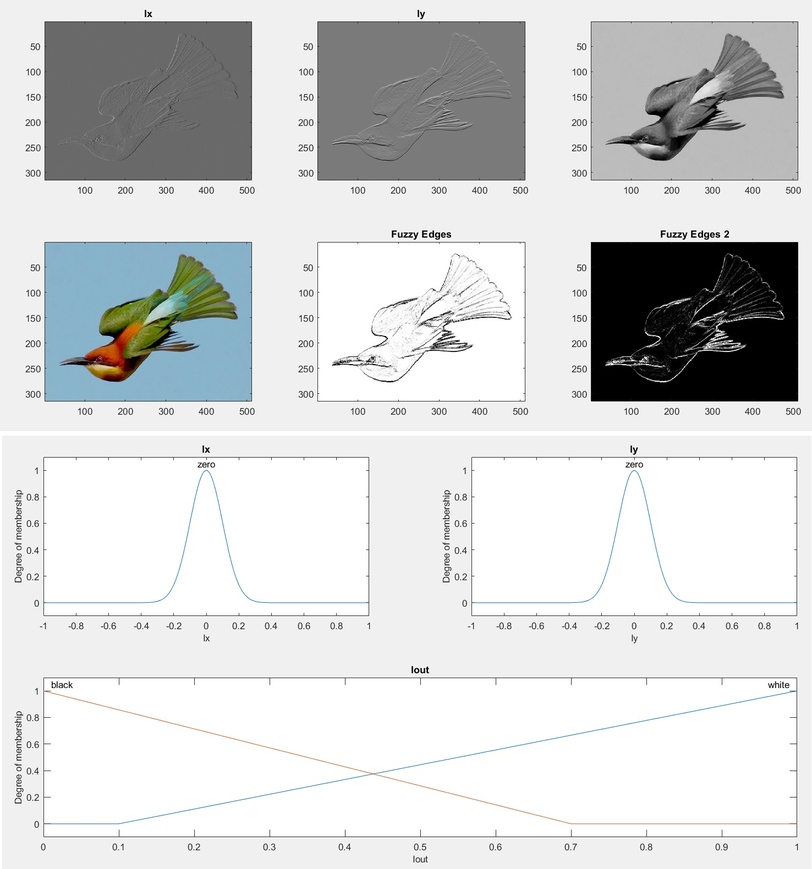
%> input picture Fuzzy Edge Detection.jpg, 812 x 869 px, shrunk from 1476 x 1580 before the run
$ octave --eval "result = fuzzyedge(imread('Fuzzy Edge Detection.jpg'));"   (GNU Octave 9; MATLAB toolbox functions it lacks are replaced by stand-ins)
%> lines starting %> are read from the running program, lines starting %| are printed output that depends on the picture
function [Ieval,Irgb]=fuzzyedge(Irgb)
warning('off');
Irgb = Irgb;
%> Irgb is the input picture: size 869x812x3 uint8; mean R, G, B 210.8, 212.3, 212.5
% Use the standard NTSC conversion formula to calculate the effective luminance of each pixel.
Igray = 0.2989*Irgb(:,:,1)+0.5870*Irgb(:,:,2)+0.1140*Irgb(:,:,3);
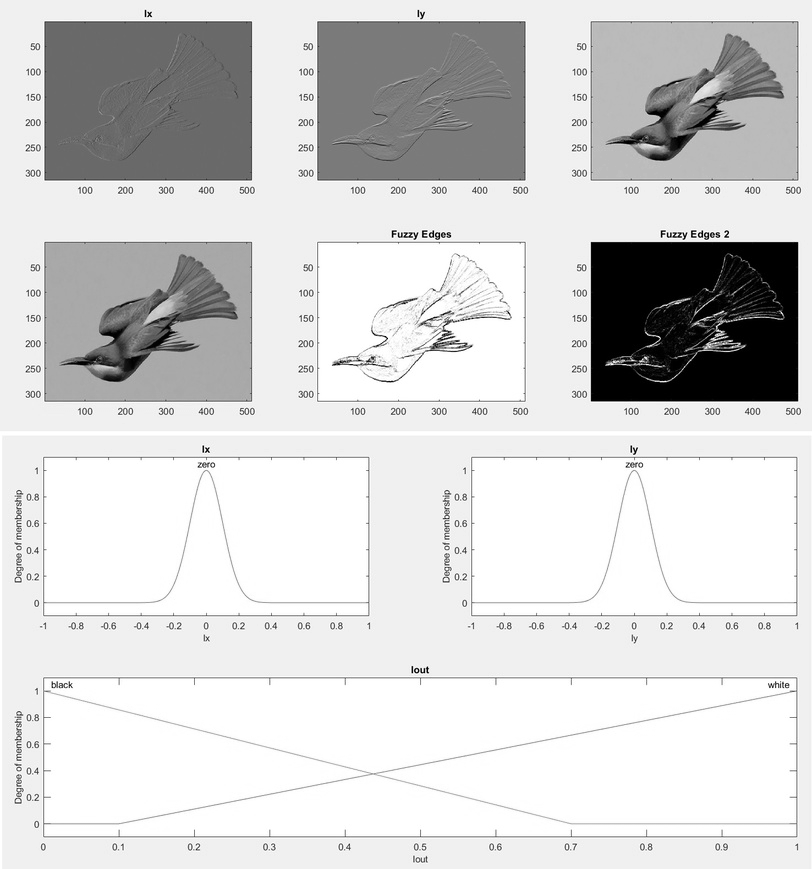
%> Igray: size 869x812 uint8; min 0, max 255, mean 211.8

% The Fuzzy Logic Toolbox operates on double-precision numbers only.
I = double(Igray);
% Scale I so that its elements are in the [0 1] range.
classType = class(Igray);
%> classType = 'uint8'
scalingFactor = double(intmax(classType));
%> scalingFactor = 255
I = I/scalingFactor;
% Obtain Image Gradient
% The fuzzy logic edge-detection algorithm for this example relies on the image gradient
Gx = [-1 1];
Gy = Gx';
Ix = conv2(I,Gx,'same');
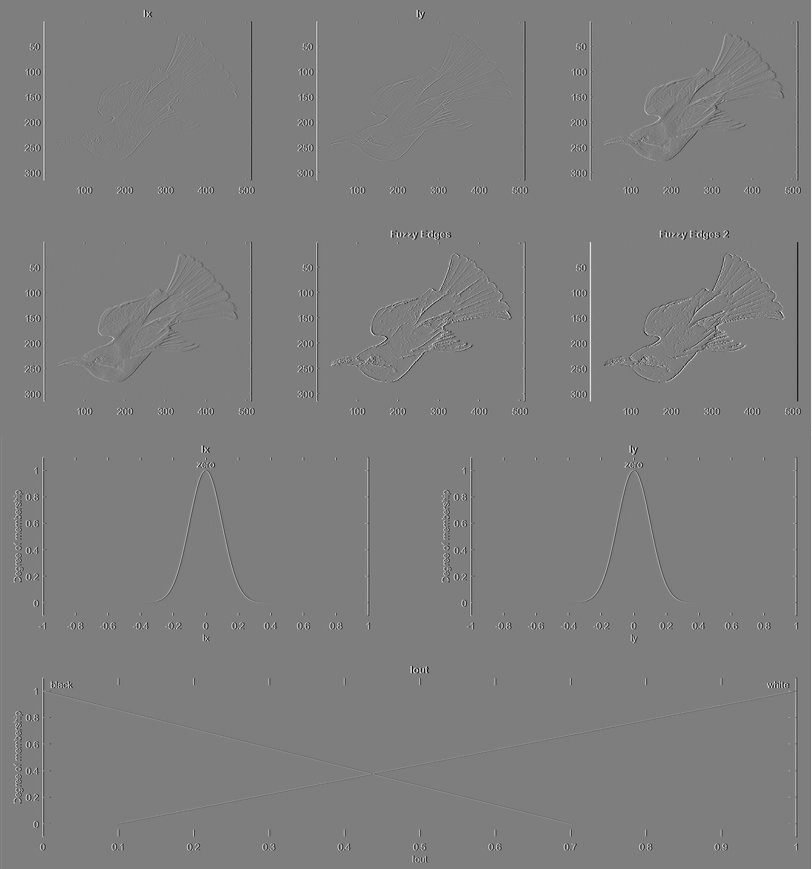
%> Ix: size 869x812 double; min -0.984, max 1, mean 0.0012; drawn with min black and max white
Iy = conv2(I,Gy,'same');

% Define Fuzzy Inference System (FIS) for Edge Detection
% Create a Fuzzy Inference System (FIS) for edge detection, edgeFIS.
edgeFIS = newfis('edgeDetection');
% Specify the image gradients, Ix and Iy, as the inputs of edgeFIS.
edgeFIS = addvar(edgeFIS,'input','Ix',[-1 1]);
edgeFIS = addvar(edgeFIS,'input','Iy',[-1 1]);
% Specify a zero-mean Gaussian membership function for each input.
% If the gradient value for a pixel is 0, then it belongs to the zero membership function with a degree of 1.
sx = 0.1; sy = 0.1;
edgeFIS = addmf(edgeFIS,'input',1,'zero','gaussmf',[sx 0]);
edgeFIS = addmf(edgeFIS,'input',2,'zero','gaussmf',[sy 0]);
% Specify the intensity of the edge-detected image as an output of edgeFIS.
edgeFIS = addvar(edgeFIS,'output','Iout',[0 1]);
% Specify the triangular membership functions, white and black, for Iout.
wa = 0.1; wb = 1; wc = 1;
ba = 0; bb = 0; bc = .7;
%> (the run ends here)
